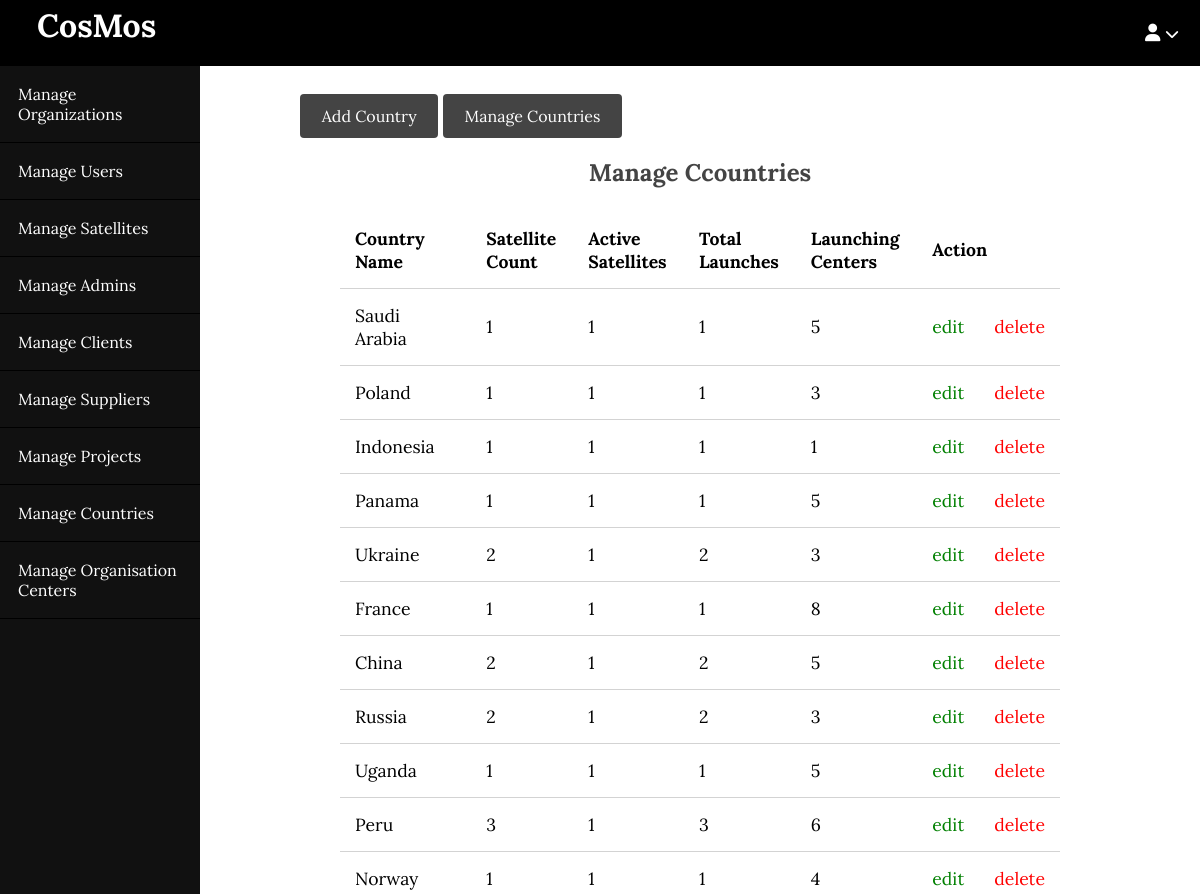
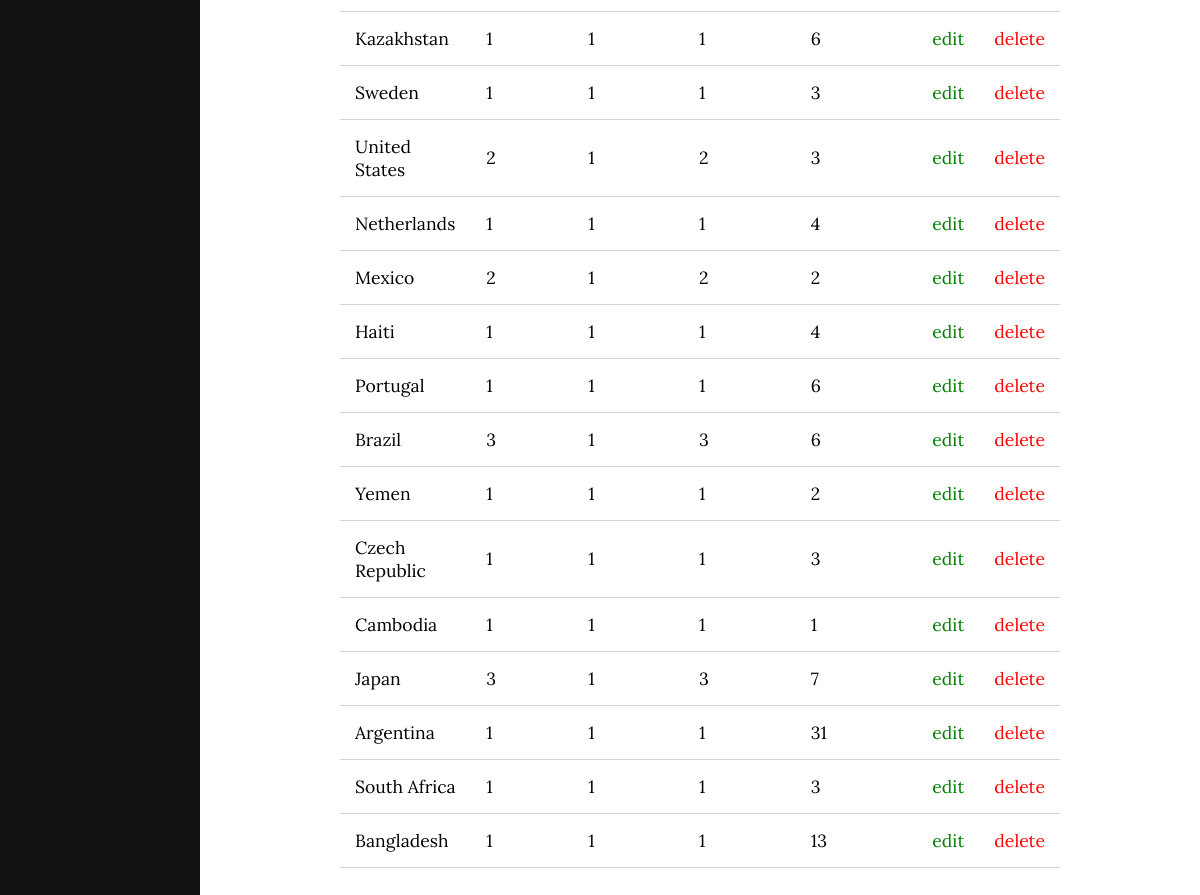
The app's page /blog/admin/country/index.php with its own data (2 pictures, top to bottom).
### tables this page shows
CREATE TABLE `country_normalised___country_stats` (
  `Country` varchar(14) DEFAULT NULL,
  `Satellite_count` int(1) DEFAULT NULL,
  `Active_satellites` int(1) DEFAULT NULL,
  `Total_launches` int(1) DEFAULT NULL,
  `Launching_centres` int(2) DEFAULT NULL
);

### blog/app/database/db.php (called while the page is built, shortened)
<?php
require('connect.php');
function selectAll($table, $conditions = [])
{
    global $conn;
    $sql = "SELECT * FROM $table";
    if (empty($conditions)) {
        $stmt = $conn->prepare($sql);
        $stmt->execute();
        $records = $stmt->get_result()->fetch_all(MYSQLI_ASSOC);
        return $records;
    }
}

### blog/app/controllers/countries.php (called while the page is built, shortened)
<?php
include(ROOT_PATH . "/app/database/db.php");
$countries = selectAll('country_normalised___country_stats');

### blog/admin/country/index.php (the view, shortened to what this page needs)
<?php include(ROOT_PATH . "/app/controllers/countries.php");
?>
<!DOCTYPE html>
<html lang="en">
<head>
    <link rel="stylesheet" href="../../assets/css/style.css">
    <link rel="stylesheet" href="../../assets/css/admin.css">
</head>
<body>
    <?php include(ROOT_PATH . "/app/includes/adminHeader.php"); ?>
    <div class="admin-wrapper">
        <?php include(ROOT_PATH . "/app/includes/adminSidebar.php"); ?>
        <div class="admin-content">
            <div class="button-group">
                <a href="create.php" class="btn btn-big">Add Country</a>
                <a href="index.php" class="btn btn-big">Manage Countries</a>
            </div>
            <div class="content">
                <h2 class="page-title">Manage Ccountries</h2>
                <table>
                    <thead>
                        <th>Country Name</th>
                        <th>Satellite Count</th>
                        <th>Active Satellites</th>
                        <th>Total Launches</th>
                        <th>Launching Centers</th>
                        <th colspan="2">Action</th>
                    </thead>
                    <tbody>
                        <?php foreach($countries as $key => $country): ?>
                            <tr>
                                <td><?php echo $country['Country'] ?></td>
                                <td><?php echo $country['Satellite_count'] ?></td>
                                <td><?php echo $country['Active_satellites'] ?></td>
                                <td><?php echo $country['Total_launches'] ?></td>
                                <td><?php echo $country['Launching_centres'] ?></td>
                                <td><a href="edit.php?id=<?php echo $country['Country'] ?>" class="edit">edit</a></td>
                                <td><a href="index.php?del_id=<?php echo $country['Country'] ?>" class="delete">delete</a></td>
                            </tr>
                        <?php endforeach; ?>
                    </tbody>
                </table>
            </div>
        </div>
    </div>
</body>
</html>

### blog/assets/css/style.css (style rules this page uses)
* { box-sizing: border-box; }
html, body { height: 100%; padding: 0px; margin: 0px; background: white; font-family:'Lora', serif; }
h1, h2, h3, h4, h5, h6 { color: #444; margin: 5px; }
a { text-decoration: none; color: inherit; }
.btn { padding: .5rem 1rem; background: #444444; color: white; border: 1px solid transparent; border-radius: 0.25rem; }
.btn-big { padding: .7rem 1.3rem; line-height: 1.3rem; }
.content { width: 90%; margin: 30px auto 30px; }

### blog/assets/css/admin.css (style rules this page uses)
.admin-wrapper { display: flex; height: calc(100% - 66px); }
.admin-wrapper .admin-content { flex: 8; height: 100%; padding: 40px 100px 100px; overflow-y: scroll; }
.admin-content .page-title { text-align: center; margin-bottom: 1.5rem; }
table { width: 100%; border-collapse: collapse; font-size: 1.1rem; }
th,td { padding: 15px; text-align: left; border-bottom: 1px solid #d3d3d3; }
.edit { color: green; }
.delete { color: red; }

### records on screen
country_normalised___country_stats: Country "Saudi Arabia", Satellite_count "1", Active_satellites "1", Total_launches "1", Launching_centres "5"
country_normalised___country_stats: Country "Poland", Satellite_count "1", Active_satellites "1", Total_launches "1", Launching_centres "3"
country_normalised___country_stats: Country "Indonesia", Satellite_count "1", Active_satellites "1", Total_launches "1", Launching_centres "1"
country_normalised___country_stats: Country "Panama", Satellite_count "1", Active_satellites "1", Total_launches "1", Launching_centres "5"
country_normalised___country_stats: Country "Ukraine", Satellite_count "2", Active_satellites "1", Total_launches "2", Launching_centres "3"
country_normalised___country_stats: Country "France", Satellite_count "1", Active_satellites "1", Total_launches "1", Launching_centres "8"
country_normalised___country_stats: Country "China", Satellite_count "2", Active_satellites "1", Total_launches "2", Launching_centres "5"
country_normalised___country_stats: Country "Russia", Satellite_count "2", Active_satellites "1", Total_launches "2", Launching_centres "3"
country_normalised___country_stats: Country "Uganda", Satellite_count "1", Active_satellites "1", Total_launches "1", Launching_centres "5"
country_normalised___country_stats: Country "Peru", Satellite_count "3", Active_satellites "1", Total_launches "3", Launching_centres "6"
country_normalised___country_stats: Country "Norway", Satellite_count "1", Active_satellites "1", Total_launches "1", Launching_centres "4"
country_normalised___country_stats: Country "Kazakhstan", Satellite_count "1", Active_satellites "1", Total_launches "1", Launching_centres "6"
country_normalised___country_stats: Country "Sweden", Satellite_count "1", Active_satellites "1", Total_launches "1", Launching_centres "3"
country_normalised___country_stats: Country "United States", Satellite_count "2", Active_satellites "1", Total_launches "2", Launching_centres "3"
country_normalised___country_stats: Country "Netherlands", Satellite_count "1", Active_satellites "1", Total_launches "1", Launching_centres "4"
country_normalised___country_stats: Country "Mexico", Satellite_count "2", Active_satellites "1", Total_launches "2", Launching_centres "2"
country_normalised___country_stats: Country "Haiti", Satellite_count "1", Active_satellites "1", Total_launches "1", Launching_centres "4"
country_normalised___country_stats: Country "Portugal", Satellite_count "1", Active_satellites "1", Total_launches "1", Launching_centres "6"
country_normalised___country_stats: Country "Brazil", Satellite_count "3", Active_satellites "1", Total_launches "3", Launching_centres "6"
country_normalised___country_stats: Country "Yemen", Satellite_count "1", Active_satellites "1", Total_launches "1", Launching_centres "2"
country_normalised___country_stats: Country "Czech Republic", Satellite_count "1", Active_satellites "1", Total_launches "1", Launching_centres "3"
country_normalised___country_stats: Country "Cambodia", Satellite_count "1", Active_satellites "1", Total_launches "1", Launching_centres "1"
country_normalised___country_stats: Country "Japan", Satellite_count "3", Active_satellites "1", Total_launches "3", Launching_centres "7"
country_normalised___country_stats: Country "Argentina", Satellite_count "1", Active_satellites "1", Total_launches "1", Launching_centres "31"
country_normalised___country_stats: Country "South Africa", Satellite_count "1", Active_satellites "1", Total_launches "1", Launching_centres "3"
country_normalised___country_stats: Country "Bangladesh", Satellite_count "1", Active_satellites "1", Total_launches "1", Launching_centres "13"
